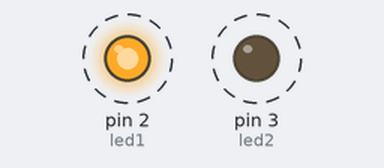
Recording of a sketch running on a simulated Arduino Uno, built with avr-gcc and run on an emulated ATmega328P. On the bench: output pins drawn as LEDs (lit = HIGH). Dashed ring = blinking.

Above: at 0.2 s.
Timing chart, 0 to 3.0 s (numbered marks = the images above):
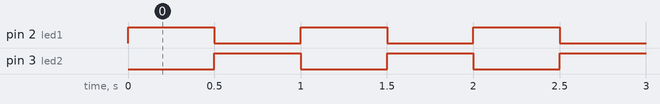

Measured:
- by itself, pin 2 (led1), pin 3 (led2): alternates HIGH for 0.50 s and LOW for 0.50 s

The sketch:

flip_flop.ino
```cpp
// Flip Flop Devresi
const int led1 = 2;
const int led2 = 3;
int sure = 500 ; // milisaniye
void setup() {
pinMode(led1,OUTPUT);
pinMode(led2,OUTPUT);
}
void loop() {
 digitalWrite(led1,1);
 digitalWrite(led2,0);
 delay(sure);
 digitalWrite(led1,0);
 digitalWrite(led2,1);
 delay(sure);

}
```
